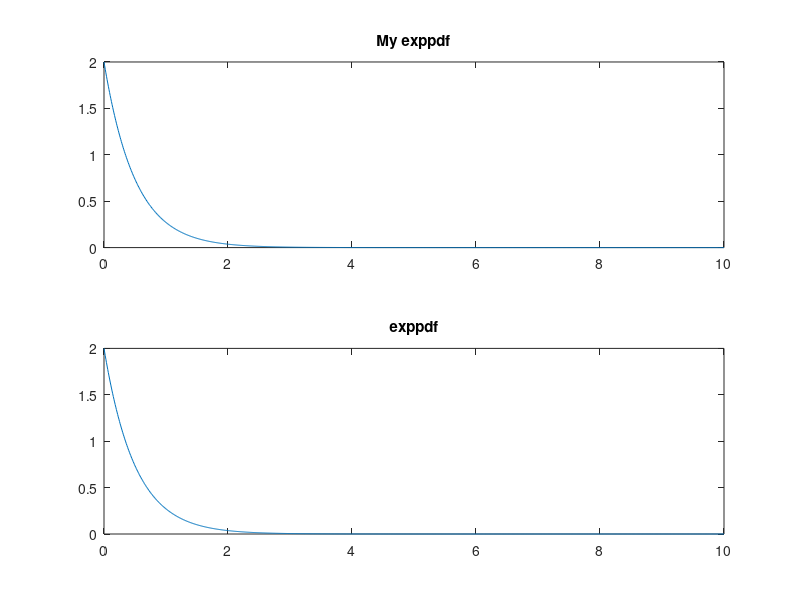
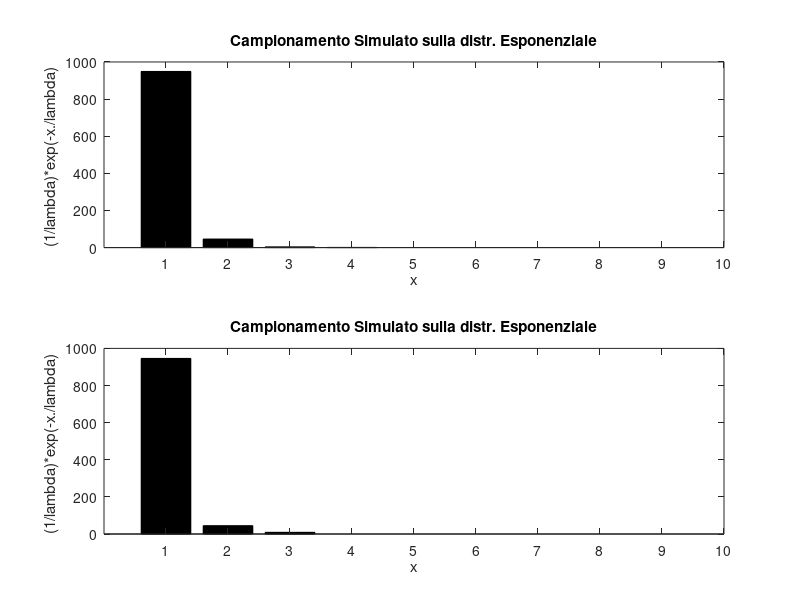

Source code (MATLAB) for these figures, in order:
%Esercizio 1
%
%Tecnica di campionamento INVERSO (CONTINUO) sulla Distribuzione esponenziale
%
%                           -x/lambda
%Pdf(x| lamda)= 1/lamda *  e
%                 
%
%                   -x/lambda
%Cdf(x| lamda)=1 - e
%
%Nb: La distribuzione esponenziale è una Distribuzione di Probabilità
%   CONTIUNA che descrive la DURATA DI VITA di un fenomeno che non invecchia
%   - PRIVO DI MEMORIA. Es: decadimento di una particella RadioAttiva
%
clc;close all;clear
PDFesp=@(x,lambda) (1/lambda)*exp(-x./lambda);
CDFesp=@(x,lambda) 1 - exp(-x./lambda);
InvCDFesp=@(U,lambda) -log(1-U)*lambda;
K = 1000;

X=linspace(0,10,K);
lambda=0.5;

Y=PDFesp(X,lambda);
Y1 = exppdf(X,lambda);
 
 % create a new figure
figure( 1 ); clf;
subplot(2,1,1)
plot(X,Y);
title('My exppdf')
subplot(2,1,2)
plot(X,Y1) ;
title('exppdf')

%Campiono la PDF con le builtin functions
Y = exprnd(lambda,1,K);
bins=1:10;

% Show the histogram of the simulated draws
counts = hist( Y , bins );
figure( 2 ); clf;
subplot(2,1,1)
bar(  bins , counts , 'k' );
xlim( [ 0 10 ] );
xlabel( 'x' );
ylabel( '(1/lambda)*exp(-x./lambda) ' );
title( 'Campionamento Simulato sulla distr. Esponenziale' );




%genero K campioni Random a distribuzione uniforme in [0 1]
Y1=unifrnd(0,1,1,K);
outcome=zeros(1,K);
%Campionamento Inverso Continuo

outcome=InvCDFesp(Y1,lambda);


% Show the histogram of the simulated draws
counts = hist( outcome , bins );
subplot(2,1,2)
bar( bins , counts , 'k' );
xlim( [ 0  10 ] );
xlabel( 'x' );
ylabel( '(1/lambda)*exp(-x./lambda) ' );
title( 'Campionamento Simulato sulla distr. Esponenziale' );
